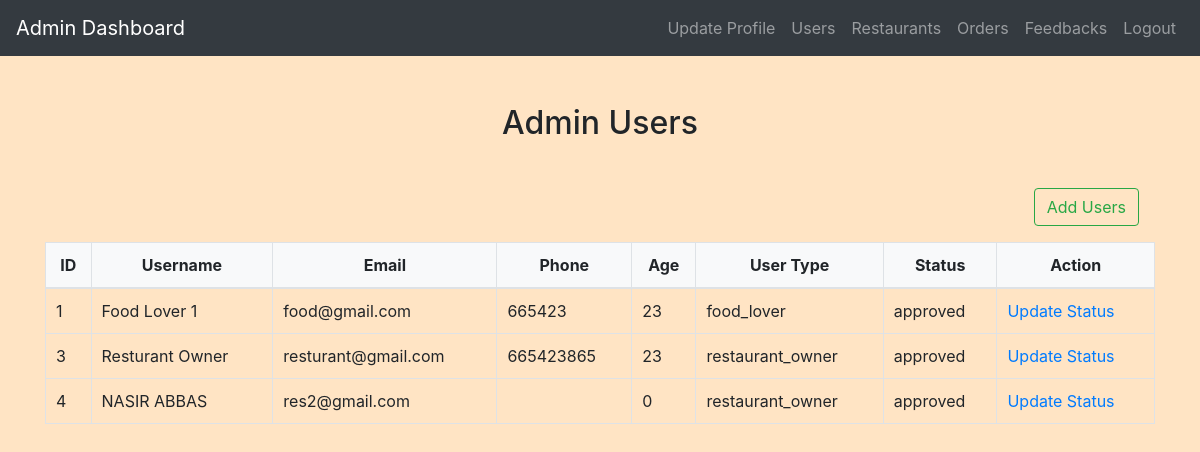
Before: /admin/view_users.php (signed in) with the older database file.
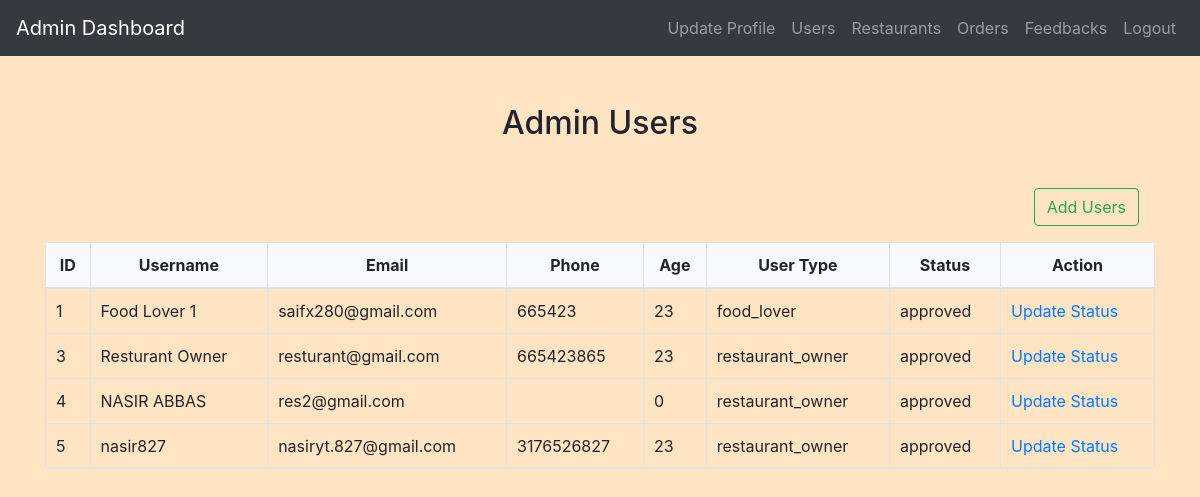
After: the same page with the newer database file.
### tables this page shows
CREATE TABLE `users` (
  `id` int(11) NOT NULL,
  `username` varchar(255) NOT NULL,
  `password` varchar(255) NOT NULL,
  `email` varchar(255) NOT NULL,
  `phone` varchar(15) NOT NULL,
  `age` int(11) NOT NULL,
  `user_type` varchar(20) NOT NULL,
  `status` varchar(20) NOT NULL,
  `reset_token` varchar(255) DEFAULT NULL
);

### admin/view_users.php (the view, shortened to what this page needs)
<?php
include('config.php');
$sql = "SELECT id, username, email, phone, age, user_type, status FROM users";
$result = mysqli_query($conn, $sql);
if ($result) {
    ?>
    <!DOCTYPE html>
    <html>
    <head>
        <link rel="stylesheet" href="https://maxcdn.bootstrapcdn.com/bootstrap/4.5.2/css/bootstrap.min.css">
        <link rel="stylesheet" href="../css/style.css">
    </head>
    <body>
        <?php include('admin_navbar.php'); ?>
        <div class="container mt-5">
            <h2 class="text-center">Admin Users</h2>
            <a class=" float-right btn btn-outline-success m-3" href="add_users.php">Add Users</a>
            <table class="table table-bordered">
                <thead>
                    <tr>
                        <th>ID</th>
                        <th>Username</th>
                        <th>Email</th>
                        <th>Phone</th>
                        <th>Age</th>
                        <th>User Type</th>
                        <th>Status</th>
                        <th>Action</th>
                    </tr>
                </thead>
                <tbody>
                    <?php
                    while ($row = mysqli_fetch_assoc($result)) {
                        echo "<tr>";
                        echo "<td>{$row['id']}</td>";
                        echo "<td>{$row['username']}</td>";
                        echo "<td>{$row['email']}</td>";
                        echo "<td>{$row['phone']}</td>";
                        echo "<td>{$row['age']}</td>";
                        echo "<td>{$row['user_type']}</td>";
                        echo "<td>{$row['status']}</td>";
                        echo "<td><a href='update_status.php?id={$row['id']}'>Update Status</a></td>";
                        echo "</tr>";
                    }
                    ?>
                </tbody>
            </table>
        </div>
    </body>
    </html>
    <?php
} else {
    echo "Error: " . mysqli_error($conn);
}
?>

Changed rows visible on the page:
changed users "Food Lover 1": email "food@gmail.com" → "saifx280@gmail.com"
added users: id "5", username "nasir827", email "nasiryt.827@gmail.com", phone "3176526827", age "23", user_type "restaurant_owner", status "approved"
